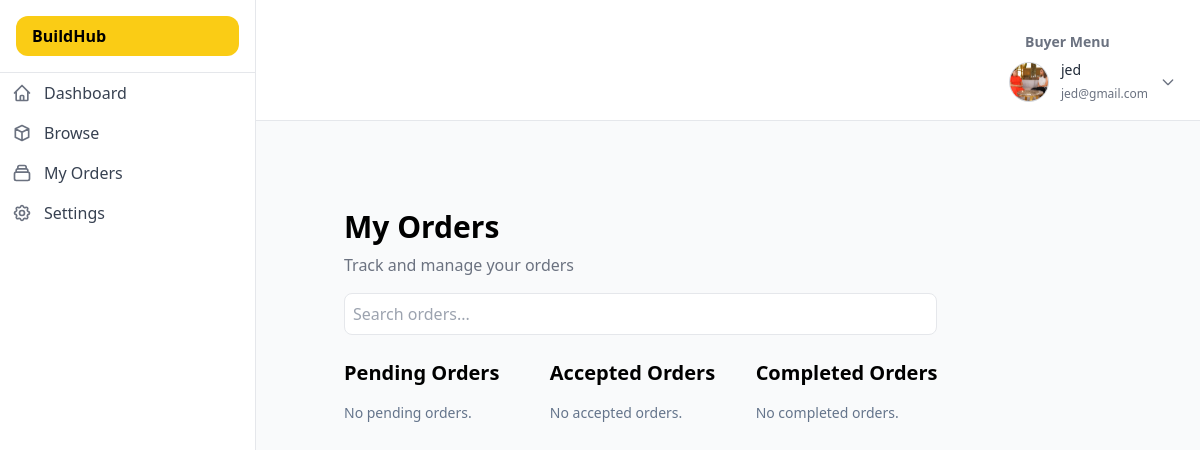
Before: /Buildhub/buyer/myorders.php (signed in) with the older database file.
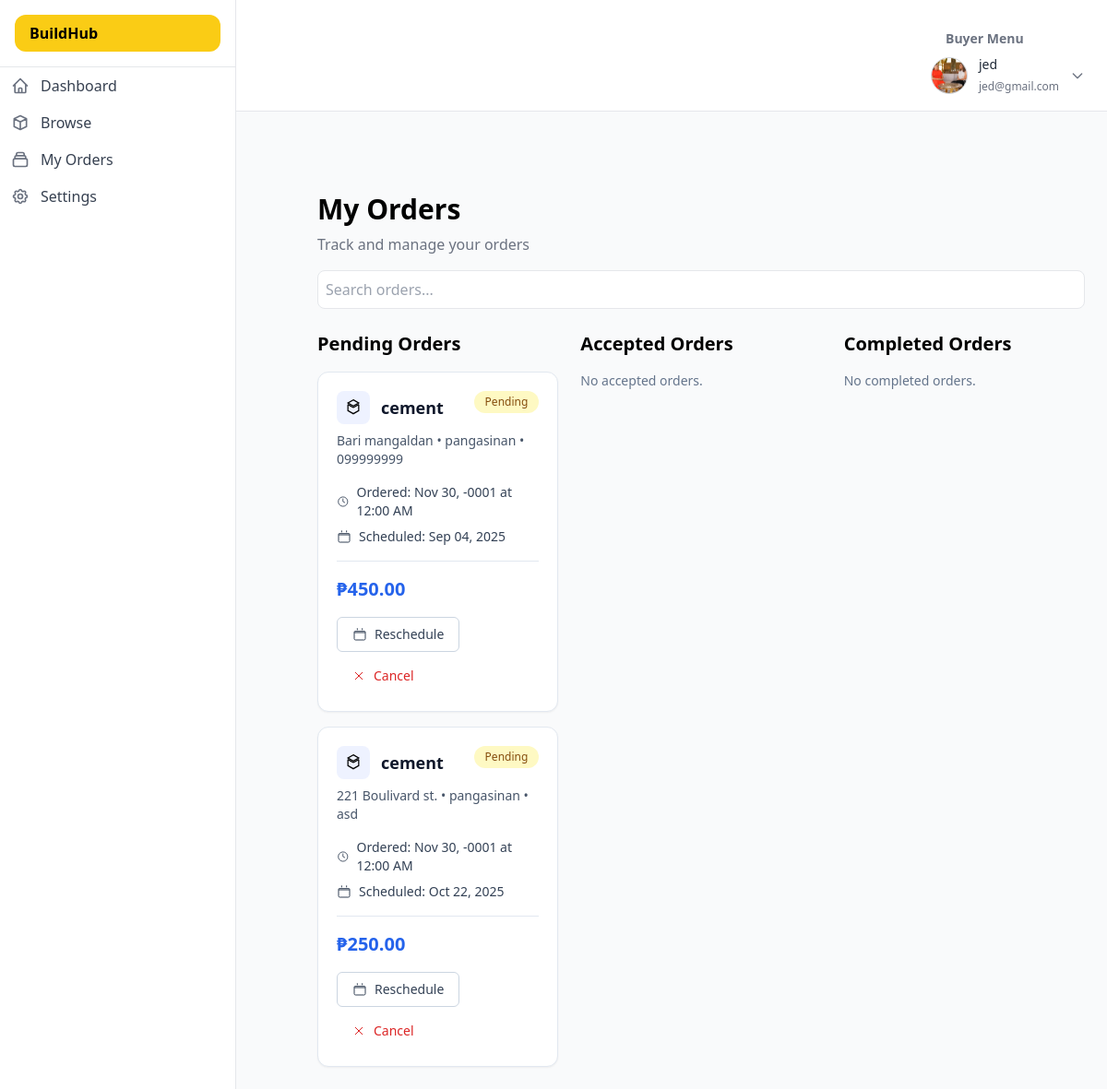
After: the same page with the newer database file.
### tables this page shows
CREATE TABLE `orders` (
  `id` int(11) UNSIGNED NOT NULL,
  `buyer_id` int(10) UNSIGNED DEFAULT NULL,
  `supplier_id` int(10) UNSIGNED NOT NULL,
  `recipient_name` varchar(100) NOT NULL,
  `address_line` varchar(255) NOT NULL,
  `province` varchar(50) DEFAULT NULL,
  `phone` varchar(20) NOT NULL,
  `schedule_date` date NOT NULL,
  `product_name` varchar(255) NOT NULL,
  `total_amount` int(11) NOT NULL DEFAULT 0,
  `ordered_at` datetime NOT NULL DEFAULT current_timestamp(),
  `status` enum('pending','accepted','completed') NOT NULL,
  `updated_at` datetime NOT NULL DEFAULT current_timestamp() ON UPDATE current_timestamp()
);

### Buildhub/buyer/myorders.php (the view, shortened to what this page needs)
<?php
$conn = mysqli_connect("localhost","root","","user_db");
function h($v){ return htmlspecialchars((string)($v ?? ""), ENT_QUOTES, 'UTF-8'); }
function peso($n){ return "₱" . number_format((float)$n, 2); }
function fmtDate($s){ if(!$s) return "—"; $t=strtotime($s); return $t?date("M d, Y",$t):"—"; }
function fmtDateTime($s){ if(!$s) return "—"; $t=strtotime($s); return $t?date("M d, Y \\a\\t h:i A",$t):"—"; }
function badgeClasses($status){
  $s = strtolower($status ?? '');
  return 'bg-yellow-100 text-yellow-800';
}
function renderCard($row){
  $title       = $row['product_name'] ?? 'Untitled';
  $desc        = $row['description'] ?? (($row['address_line'] ?? '') .
                   (isset($row['province']) && $row['province'] !== null ? ' • '.$row['province'] : '') .
                   (isset($row['phone']) && $row['phone'] !== '' ? ' • '.$row['phone'] : ''));
  $desc        = trim($desc) === '' ? 'No description provided.' : $desc;
  $status      = $row['status']        ?? 'pending';
  $orderedAt   = $row['ordered_at']    ?? null;
  $scheduledAt = $row['schedule_date'] ?? null;
  $total       = isset($row['total_amount']) ? (float)$row['total_amount'] : 0;
  ?>
  <article class="bg-white rounded-xl border border-slate-200 shadow-sm p-5 mt-4">
    <div class="flex items-start justify-between">
      <div class="flex items-center gap-3">
        <div class="h-9 w-9 rounded-lg bg-indigo-50 flex items-center justify-center">
          <svg xmlns="http://www.w3.org/2000/svg" class="h-5 w-5" viewBox="0 0 24 24" fill="none" stroke="currentColor">
            <path d="M12 2l7 4-7 4-7-4 7-4z" stroke-width="1.5"/>
            <path d="M19 8v8l-7 4-7-4V8" stroke-width="1.5"/>
            <path d="M12 12l7-4M12 12L5 8" stroke-width="1.5"/>
          </svg>
        </div>
        <h3 class="text-lg font-semibold text-slate-900 leading-tight"><?php echo h($title); ?></h3>
      </div>
      <span class="inline-flex items-center rounded-full <?php echo badgeClasses($status); ?> px-3 py-1 text-xs font-medium">
        <?php echo h(ucfirst($status)); ?>
      </span>
    </div>
    <p class="mt-2 text-sm text-slate-600"><?php echo h($desc); ?></p>
    <div class="mt-4 space-y-2 text-sm text-slate-700">
      <div class="flex items-center gap-2">
        <svg xmlns="http://www.w3.org/2000/svg" class="h-4 w-4" fill="none" viewBox="0 0 24 24" stroke="currentColor">
          <path stroke-width="1.5" d="M12 6v6l4 2"/><circle cx="12" cy="12" r="9" stroke-width="1.5" fill="none"/>
        </svg>
        <span>Ordered: <?php echo h(fmtDateTime($orderedAt)); ?></span>
      </div>
      <div class="flex items-center gap-2">
        <svg xmlns="http://www.w3.org/2000/svg" class="h-4 w-4" fill="none" viewBox="0 0 24 24" stroke="currentColor">
          <path stroke-width="1.5" d="M8 2v3M16 2v3M3 9h18M4 7h16a1 1 0 011 1v11a2 2 0 01-2 2H5a2 2 0 01-2-2V8a1 1 0 011-1z"/>
        </svg>
        <span>Scheduled: <?php echo h(fmtDate($scheduledAt)); ?></span>
      </div>
    </div>
    <hr class="my-4 border-slate-200"/>
    <div class="text-xl font-semibold text-blue-600"><?php echo h(peso($total)); ?></div>
    <?php if (strtolower($status)==='pending'): ?>
    <div class="mt-4 flex flex-wrap gap-2">
      <form action="reschedule.php" method="GET">
        <button class="inline-flex items-center gap-2 rounded-md border border-slate-300 bg-white px-4 py-2 text-sm font-medium text-slate-700 hover:bg-slate-50">
          <svg xmlns="http://www.w3.org/2000/svg" class="h-4 w-4" fill="none" viewBox="0 0 24 24" stroke="currentColor">
            <path stroke-width="1.5" d="M8 2v3M16 2v3M3 9h18M4 7h16a1 1 0 011 1v11a2 2 0 01-2 2H5a2 2 0 01-2-2V8a1 1 0 011-1z"/>
          </svg>
          Reschedule
        </button>
      </form>
      <form action="cancel.php" method="POST" onsubmit="return confirm('Cancel this order?');">
        <button class="inline-flex items-center gap-2 rounded-md px-4 py-2 text-sm font-medium text-red-600 hover:bg-red-50">
          <svg xmlns="http://www.w3.org/2000/svg" class="h-4 w-4" fill="none" viewBox="0 0 24 24" stroke="currentColor">
            <path stroke-width="1.5" d="M6 6l12 12M18 6l-12 12"/>
          </svg>
          Cancel
        </button>
      </form>
    </div>
    <?php endif; ?>
  </article>
  <?php
}
$buckets = ['Pending'=>[], 'Accepted'=>[], 'Completed'=>[]];
$buyerId = (int)($_SESSION['user_id'] ?? 0);
if ($conn && $buyerId > 0) {
  $sql = "SELECT id, product_name, status, ordered_at, schedule_date,
                 total_amount, address_line, province, phone
          FROM orders
          WHERE buyer_id = ?
          ORDER BY id DESC";
  if ($stmt = mysqli_prepare($conn, $sql)) {
    mysqli_stmt_bind_param($stmt, 'i', $buyerId);
    mysqli_stmt_execute($stmt);
    $res = mysqli_stmt_get_result($stmt);
    while ($r = mysqli_fetch_assoc($res)) {
      $r['description'] = trim(
        ($r['address_line'] ?? '') .
        (isset($r['province']) && $r['province'] !== null ? ' • '.$r['province'] : '') .
        (isset($r['phone'])    && $r['phone']    !== ''   ? ' • '.$r['phone']    : '')
      );
      $s = strtolower($r['status'] ?? 'pending');
      $k = ($s==='accepted' ? 'Accepted' : ($s==='completed' ? 'Completed' : 'Pending'));
      $buckets[$k][] = $r;
    }
  }
}
?>
<!DOCTYPE html>
<html lang="en">
<head>
  <script src="https://cdn.tailwindcss.com"></script>
</head>
<body class="bg-gray-50">
  <?php include '../nav/topbar_buyer.php'; ?>
  <div class="flex">
    <?php include '../nav/sidebar_buyer.php'; ?>
    <main class="pt-16 pl-[320px]">
      <div class="max-w-[1200px] mx-auto px-6 py-6">
        <h1 class="text-3xl font-bold">My Orders</h1>
        <p class="text-gray-500 mt-2">Track and manage your orders</p>
        <input type="search" class="w-full p-2 mt-4 border border-gray-200 rounded-lg placeholder-gray-400 focus:outline-none focus:ring-2 focus:ring-yellow-400" placeholder="Search orders..." />
        <div class="grid grid-cols-1 md:grid-cols-3 gap-6 mt-6">
          <section>
            <h2 class="text-xl font-bold">Pending Orders</h2>
            <?php if (empty($buckets['Pending'])): ?>
              <p class="text-sm text-slate-500 mt-4">No pending orders.</p>
            <?php else: foreach ($buckets['Pending'] as $row) { renderCard($row); } endif; ?>
          </section>
          <section>
            <h2 class="text-xl font-bold">Accepted Orders</h2>
            <?php if (empty($buckets['Accepted'])): ?>
              <p class="text-sm text-slate-500 mt-4">No accepted orders.</p>
            <?php else: foreach ($buckets['Accepted'] as $row) { renderCard($row); } endif; ?>
          </section>
          <section>
            <h2 class="text-xl font-bold">Completed Orders</h2>
            <?php if (empty($buckets['Completed'])): ?>
              <p class="text-sm text-slate-500 mt-4">No completed orders.</p>
            <?php else: foreach ($buckets['Completed'] as $row) { renderCard($row); } endif; ?>
          </section>
        </div>
      </div>
    </main>
  </div>
</body>
</html>

### Buildhub/nav/topbar_buyer.php (shortened to what this page needs)
<div class="sticky top-0 z-[10] bg-white border-b border-gray-200 px-6 py-4 flex justify-end items-center transition-all duration-300 lg:ml-640">
  <div class="relative">
      <h1 class="text-gray-500 text-xs md:text-sm font-semibold px-4 mt-4 mb-2 hidden md:block">Buyer Menu</h1>
    <button id="profileButton" class="flex items-center space-x-3 focus:outline-none">
      <img src="../images/korina.png" alt="user-image" class="w-10 h-10 rounded-full border border-gray-300" />
      <div class="hidden md:block text-left">
        <h4 class="text-sm font-medium text-gray-800"><?= htmlspecialchars($_SESSION['fname'] ?? 'User') ?></h4>
        <span class="text-xs text-gray-500"><?= htmlspecialchars($_SESSION['email'] ?? '') ?></span>
      </div>
      <svg xmlns="http://www.w3.org/2000/svg" class="h-4 w-4 text-gray-500 ml-1" fill="none" viewBox="0 0 24 24" stroke="currentColor">
        <path stroke-linecap="round" stroke-linejoin="round" stroke-width="2" d="M19 9l-7 7-7-7" />
      </svg>
    </button>
  </div>
</div>

### Buildhub/nav/sidebar_buyer.php (shortened to what this page needs)
<aside class="bg-white border-r border-gray-200 w-16 md:w-64 flex flex-col transition-all duration-300 fixed top-0 left-0 h-screen z-[20] overflow-y-auto">
  <a href="../buyer/index.php" class="p-4 border-b border-gray-200 flex-shrink-0">
    <div class="bg-yellow-400 text-black font-bold px-4 py-2 rounded-xl text-sm md:text-base hidden md:block">BuildHub</div>
  </a>
    <a href="../buyer/index.php" class="sidebar-item w-full flex items-center space-x-3 px-3 py-2 rounded-xl text-gray-700 hover:bg-gray-100 transition-all duration-200 font-medium active:bg-yellow-100 active:text-yellow-700">
      <span class="sidebar-label hidden md:inline">Dashboard</span>
    </a>
    <a href="../buyer/orders.php" class="sidebar-item w-full flex items-center space-x-3 px-3 py-2 rounded-xl text-gray-700 hover:bg-gray-100 transition-all duration-200 font-medium">
      <svg class="heroicon w-5 h-5 text-gray-500" fill="none" stroke="currentColor" viewBox="0 0 24 24">
        <path stroke-linecap="round" stroke-linejoin="round" stroke-width="2" d="M20 7l-8-4-8 4m16 0l-8 4m8-4v10l-8 4m0-10L4 7m8 4v10M4 7v10l8 4"></path>
      </svg>
      <span class="sidebar-label hidden md:inline">Browse</span>
    </a>
    <a href="../buyer/myorders.php" class="sidebar-item w-full flex items-center space-x-3 px-3 py-2 rounded-xl text-gray-700 hover:bg-gray-100 transition-all duration-200 font-medium">
      <span class="sidebar-label hidden md:inline">My Orders</span>
    </a>
    <a href="../buyer/settings.php" class="sidebar-item w-full flex items-center space-x-3 px-3 py-2 rounded-xl text-gray-700 hover:bg-gray-100 transition-all duration-200 font-medium">
      <span class="sidebar-label hidden md:inline">Settings</span>
    </a>
</aside>

Changed rows visible on the page:
added orders: product_name "cement", status "Pending", desc "Bari mangaldan • pangasinan • 099999999", ordered_at "Nov 30, -0001 at 12:00 AM", schedule_date "Sep 04, 2025", total_amount "₱450.00"
added orders: product_name "cement", status "Pending", desc "221 Boulivard st. • pangasinan • asd", ordered_at "Nov 30, -0001 at 12:00 AM", schedule_date "Oct 22, 2025", total_amount "₱250.00"
Other visible differences:
text no longer shown: "No pending orders."
